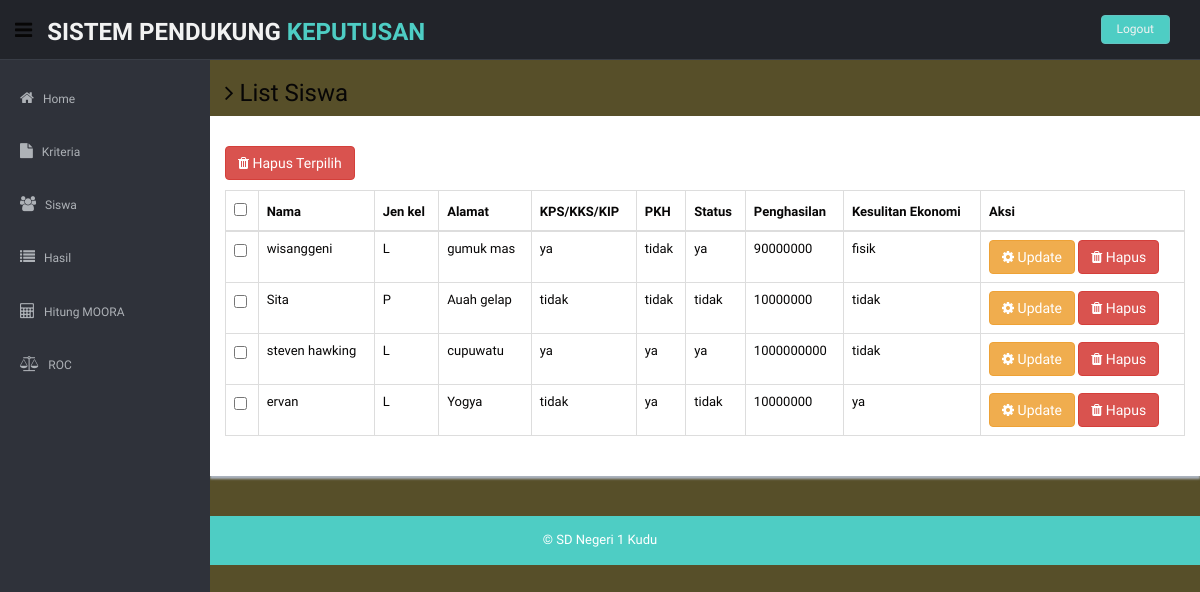
The page /index.php?module=list_siswa (signed in) on the database its author committed.
### tables this page shows
CREATE TABLE `tabel_kriteria` (
  `id_kriteria` int(10) NOT NULL,
  `kriteria` text NOT NULL,
  `type` varchar(10) NOT NULL,
  `bobot` float NOT NULL
);

CREATE TABLE `tabel_siswa` (
  `id_siswa` int(100) NOT NULL,
  `nama` text NOT NULL,
  `jenis_kelamin` text NOT NULL,
  `alamat` text NOT NULL,
  `KPS` varchar(5) NOT NULL,
  `PKH` varchar(5) NOT NULL,
  `status` varchar(5) NOT NULL,
  `penghasilan` bigint(20) NOT NULL,
  `ekonomi` varchar(20) NOT NULL
);

### pages/siswa/list_siswa.php (the view, shortened to what this page needs)
        <h3><i class="fa fa-angle-right"></i> List Siswa</h3>
        <div class="row mb">
          <div class="content-panel">
            <div class="adv-table" style="padding: 15px;">
              <button id="btnHapusBatch" class="btn btn-danger" style="margin-bottom:10px;">
  <i class="fa fa-trash"></i> Hapus Terpilih
</button>
              <table cellpadding="0" cellspacing="0" border="0" class="display table table-bordered" id="myDataTables">
                <thead>
                  <tr>
                    <th><input type="checkbox" id="checkAll"></th>
<th>Nama</th>
<th>Jen kel</th>
<th>Alamat</th>
          <?php
          $sqlNamakriteria = "SELECT * FROM tabel_kriteria ORDER BY id_kriteria ASC";
          $resultNamaKriteria = mysqli_query($koneksi, $sqlNamakriteria);
              while ($hasilNamaKriteria = mysqli_fetch_assoc($resultNamaKriteria)) {
          ?>
                    <th><?=$hasilNamaKriteria['kriteria']?></th>
          <?php
          }
          ?>
                    <th>Aksi</th>
                  </tr>
                </thead>
                <tbody>
          <?php
          $sql = "SELECT * FROM tabel_siswa";
          $result = mysqli_query($koneksi, $sql);
              while ($row = mysqli_fetch_assoc($result)) {
          ?>
                  <tr class="gradeX">
                    <td><input type="checkbox" class="checkItem" value="<?=$row['id_siswa']?>"></td>
<td><?=$row['nama']?></td>
<td><?=$row['jenis_kelamin']?></td>
<td><?=$row['alamat']?></td>
                    <td><?=$row['KPS']?></td>
                    <td><?=$row['PKH']?></td>
                    <td><?=$row['status']?></td>
                    <td><?=$row['penghasilan']?></td>
                    <td><?=$row['ekonomi']?></td>
                    <td class="hidden-phone">
                        <a href="index.php?module=update_siswa&id_siswa=<?=$row['id_siswa']?>"><button type="button" class="btn btn-warning"><i class="fa fa-cog"></i> Update</button></a>
                        <a href="index.php?module=hapus_siswa&id_siswa=<?=$row['id_siswa']?>"><button type="button" class="btn btn-danger"><i class="fa fa-trash"></i> Hapus</button></a>
                    </td>
                  </tr>
          <?php
              }
          ?>
                </tbody>
              </table>
            </div>
          </div>
        </div>

### index.php (shortened to what this page needs)
<?php
include "lib/koneksi.php";
?>
<!DOCTYPE html>
<html lang="en">
<head>
  <link href="lib/bootstrap/css/bootstrap.min.css" rel="stylesheet">
  <link href="lib/font-awesome/css/font-awesome.css" rel="stylesheet" />
  <link href="css/style.css" rel="stylesheet">
  <link href="css/style-responsive.css" rel="stylesheet">
</head>
<body>
<section id="container">
<header class="header black-bg">
  <div class="sidebar-toggle-box">
    <div class="fa fa-bars"></div>
  </div>
  <a href="index.php" class="logo">
    <b>SISTEM PENDUKUNG <span>KEPUTUSAN</span></b>
  </a>
  <div class="top-menu">
    <ul class="nav pull-right top-menu">
      <li><a class="logout" href="logout.php">Logout</a></li>
    </ul>
  </div>
</header>
<aside>
  <div id="sidebar" class="nav-collapse">
    <ul class="sidebar-menu">
      <li>
        <a href="index.php?module=home">
          <i class="fa fa-home"></i> <span>Home</span>
        </a>
      </li>
      <li>
        <a href="index.php?module=list_kriteria">
          <i class="fa fa-file"></i> <span>Kriteria</span>
        </a>
      </li>
      <li>
        <a href="index.php?module=list_siswa">
          <i class="fa fa-users"></i> <span>Siswa</span>
        </a>
      </li>
      <li>
        <a href="index.php?module=list_hasil">
          <i class="fa fa-list"></i> <span>Hasil</span>
        </a>
      </li>
      <li>
        <a href="index.php?module=hitung">
          <i class="fa fa-calculator"></i> <span>Hitung MOORA</span>
        </a>
      </li>
      <li>
        <a href="index.php?module=roc">
          <i class="fa fa-balance-scale"></i> <span>ROC</span>
        </a>
      </li>
    </ul>
  </div>
</aside>
<section id="main-content">
<section class="wrapper">
<?php
$module = isset($_GET['module']) ? $_GET['module'] : 'home';
switch ($module) {
    case 'list_siswa':
        include "pages/siswa/list_siswa.php";
        break;
}
?>
</section>
</section>
<footer class="site-footer">
  <div class="text-center">
    © SD Negeri 1 Kudu
  </div>
</footer>
</section>
</body>
</html>

### css/style.css (style rules this page uses)
body { color: #070606; background: #574f29; font-family: 'Ruda', sans-serif; padding: 0px !important; margin: 0px !important; font-size:13px; }
ul li { list-style: none; }
a, a:hover, a:focus { text-decoration: none; outline: none; }
#container { width: 100%; height: 100%; }
.mb { margin-bottom: 25px; }
ul.top-menu > li > .logout { color: #f2f2f2; font-size: 12px; border-radius: 4px; -webkit-border-radius: 4px; border: 1px solid #64c3c2 !important; padding: 5px 15px; margin-right: 15px; background: #4ECDC4; margin-top: 15px; }
#sidebar { width: 210px; height: 100%; position: fixed; background: #2f323a; }
#sidebar ul li { position: relative; }
ul.sidebar-menu , ul.sidebar-menu li ul.sub { margin: -2px 0 0; padding: 0; }
ul.sidebar-menu { margin-top: 75px; }
ul.sidebar-menu li { margin-bottom: 5px; margin-left:10px; margin-right:10px; }
ul.sidebar-menu li a span { display: inline-block; }
ul.sidebar-menu li a { color: #aeb2b7; text-decoration: none; display: block; padding: 15px 0 15px 10px; font-size: 12px; outline: none; -webkit-transition: all 0.3s ease; -moz-transition: all 0.3s ease; -o-transition: all 0.3s ease; -ms-transition: all 0.3s ease; transition: all 0.3s ease; }
ul.sidebar-menu li a i { font-size: 15px; padding-right: 6px; }
#main-content { margin-left: 210px; }
.header, .footer { min-height: 60px; padding: 0 15px; }
.header { position: fixed; left: 0; right: 0; z-index: 1002; }
.black-bg { background: #22242a; border-bottom: 1px solid #393d46; }
.wrapper { display: inline-block; margin-top: 60px; padding-left: 15px; padding-right: 15px; padding-bottom: 15px; padding-top: 0px; width: 100%; }
a.logo { font-size: 24px; color: #f2f2f2; float: left; margin-top: 15px; text-transform: uppercase; }
a.logo b { font-weight: 900; }
a.logo span { color: #4ECDC4; }
#top_menu .nav > li, ul.top-menu > li { float: left; }
ul.top-menu > li > a { color: #666666; font-size: 16px; border-radius: 4px; -webkit-border-radius: 4px; border:1px solid #666666 !important; padding: 2px 6px; margin-right: 15px; }
.sidebar-toggle-box { float: left; padding-right: 15px; margin-top: 20px; }
.sidebar-toggle-box .fa-bars { cursor: pointer; display: inline-block; font-size: 20px; }
.content-panel { background: #ffffff; box-shadow: 0px 3px 2px #aab2bd; padding-top: 15px; padding-bottom: 5px; }
.site-footer { background: #4ECDC4; color: #fff; padding: 15px 0; }

### rows shown on the page
tabel_kriteria: kriteria "KPS/KKS/KIP"
tabel_kriteria: kriteria "PKH"
tabel_kriteria: kriteria "Status"
tabel_kriteria: kriteria "Penghasilan"
tabel_kriteria: kriteria "Kesulitan Ekonomi"
tabel_siswa: nama "wisanggeni", jenis_kelamin "L", alamat "gumuk mas", KPS "ya", PKH "tidak", status "ya", penghasilan "90000000", ekonomi "fisik"
tabel_siswa: nama "Sita", jenis_kelamin "P", alamat "Auah gelap", KPS "tidak", PKH "tidak", status "tidak", penghasilan "10000000", ekonomi "tidak"
tabel_siswa: nama "steven hawking", jenis_kelamin "L", alamat "cupuwatu", KPS "ya", PKH "ya", status "ya", penghasilan "1000000000", ekonomi "tidak"
tabel_siswa: nama "ervan", jenis_kelamin "L", alamat "Yogya", KPS "tidak", PKH "ya", status "tidak", penghasilan "10000000", ekonomi "ya"
